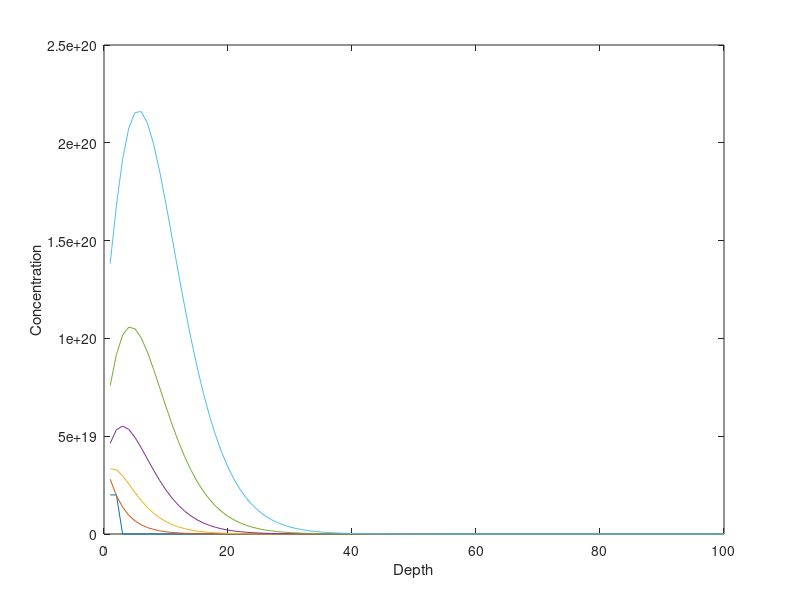

Write the MATLAB code that produced this figure.
%% Task 2 and 3
C_vector = zeros(1,100);
C_vector(1:2) = 2e19;

plot(C_vector);
xlabel('Depth');
ylabel('Concentration');
hold on;
k = 0.7;

for j = 1:5
    C_vector(1) = k*((max(C_vector) + C_vector(2)));
    for i = 2:length(C_vector)-1  % start at 2 because there is no value left of the first element
        C_vector(i) = k*(C_vector(i-1) + C_vector(i+1));
    end
    plot(C_vector);
    %pause(0.005)
end
